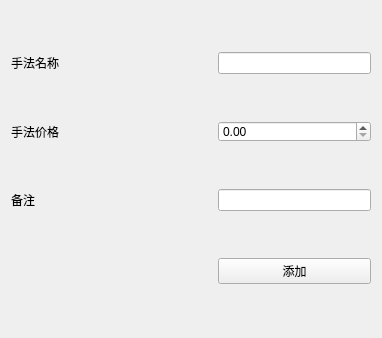
<?xml version="1.0" encoding="UTF-8"?>
<ui version="4.0">
 <class>Form</class>
 <widget class="QWidget" name="Form">
  <property name="geometry">
   <rect>
    <x>0</x>
    <y>0</y>
    <width>382</width>
    <height>338</height>
   </rect>
  </property>
  <property name="minimumSize">
   <size>
    <width>382</width>
    <height>338</height>
   </size>
  </property>
  <property name="maximumSize">
   <size>
    <width>382</width>
    <height>338</height>
   </size>
  </property>
  <property name="windowTitle">
   <string>添加手法</string>
  </property>
  <layout class="QHBoxLayout" name="horizontalLayout">
   <item>
    <layout class="QGridLayout" name="gridLayout">
     <item row="1" column="0">
      <widget class="QLabel" name="label_2">
       <property name="text">
        <string>手法价格</string>
       </property>
      </widget>
     </item>
     <item row="2" column="1">
      <spacer name="horizontalSpacer">
       <property name="orientation">
        <enum>Qt::Horizontal</enum>
       </property>
       <property name="sizeHint" stdset="0">
        <size>
         <width>70</width>
         <height>20</height>
        </size>
       </property>
      </spacer>
     </item>
     <item row="5" column="2">
      <widget class="QPushButton" name="add_thing">
       <property name="text">
        <string>添加</string>
       </property>
      </widget>
     </item>
     <item row="0" column="2">
      <widget class="QLineEdit" name="add_thing_name">
       <property name="maxLength">
        <number>999999999</number>
       </property>
      </widget>
     </item>
     <item row="2" column="0">
      <widget class="QLabel" name="label_3">
       <property name="text">
        <string>备注</string>
       </property>
      </widget>
     </item>
     <item row="0" column="0">
      <widget class="QLabel" name="label">
       <property name="text">
        <string>手法名称</string>
       </property>
      </widget>
     </item>
     <item row="1" column="2">
      <widget class="QDoubleSpinBox" name="doubleSpinBox">
       <property name="minimumSize">
        <size>
         <width>21</width>
         <height>0</height>
        </size>
       </property>
       <property name="maximumSize">
        <size>
         <width>174</width>
         <height>21</height>
        </size>
       </property>
       <property name="maximum">
        <double>10000000000000000303786028427003666890752.000000000000000</double>
       </property>
      </widget>
     </item>
     <item row="2" column="2">
      <widget class="QLineEdit" name="lineEdit">
       <property name="maxLength">
        <number>999999999</number>
       </property>
      </widget>
     </item>
    </layout>
   </item>
  </layout>
 </widget>
 <resources/>
 <connections/>
</ui>
